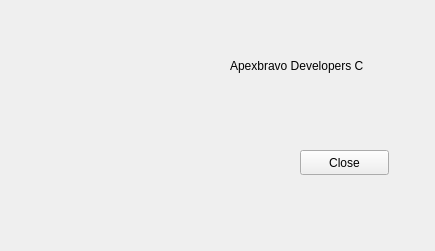
<?xml version="1.0" encoding="UTF-8"?>
<ui version="4.0">
 <class>about</class>
 <widget class="QWidget" name="about">
  <property name="geometry">
   <rect>
    <x>0</x>
    <y>0</y>
    <width>435</width>
    <height>251</height>
   </rect>
  </property>
  <property name="windowTitle">
   <string>About Texty</string>
  </property>
  <widget class="QLabel" name="label">
   <property name="geometry">
    <rect>
     <x>230</x>
     <y>10</y>
     <width>201</width>
     <height>111</height>
    </rect>
   </property>
   <property name="text">
    <string>Apexbravo Developers C</string>
   </property>
  </widget>
  <widget class="QPushButton" name="pushButton">
   <property name="geometry">
    <rect>
     <x>300</x>
     <y>150</y>
     <width>89</width>
     <height>25</height>
    </rect>
   </property>
   <property name="text">
    <string>Close</string>
   </property>
  </widget>
  <widget class="QLabel" name="label_2">
   <property name="geometry">
    <rect>
     <x>26</x>
     <y>10</y>
     <width>211</width>
     <height>191</height>
    </rect>
   </property>
   <property name="toolTip">
    <string>&lt;html&gt;&lt;head/&gt;&lt;body&gt;&lt;p&gt;&lt;img src=&quot;:/4ad1a192-2a60-4bbf-9167-d61286fc246f_200x200 (1).png&quot;/&gt;&lt;/p&gt;&lt;/body&gt;&lt;/html&gt;</string>
   </property>
   <property name="text">
    <string/>
   </property>
   <property name="pixmap">
    <pixmap resource="../../Downloads/2521473-folder/png/Images.qrc">:/4ad1a192-2a60-4bbf-9167-d61286fc246f_200x200 (1).png</pixmap>
   </property>
  </widget>
 </widget>
 <resources>
  <include location="../../Downloads/2521473-folder/png/Images.qrc"/>
  <include location="../../Downloads/2521473-folder/png/Images.qrc"/>
 </resources>
 <connections/>
</ui>
